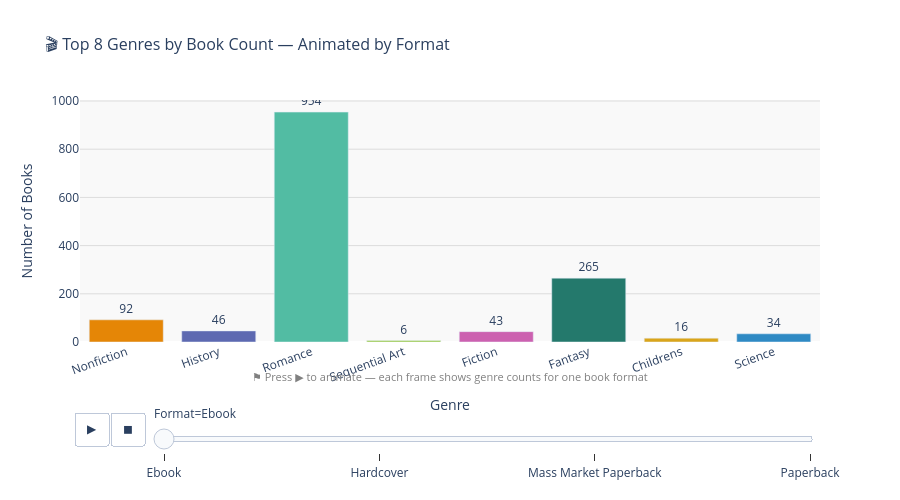

Notebook code for this chart:
### Markdown cell above
### Figure 5 · Top Genres by Book Count — Animated Bar Chart
*Type: Plotly Express animated figure | Animation frame = Book Format*

### Code cell
# ── Figure 5: Animated Bar Chart — Top Genres per Book Format ────────────────
top5_genres  = df['genre'].value_counts().head(8).index.tolist()
top4_formats = df['bookformat'].value_counts().head(4).index.tolist()

df_anim = (df[df['genre'].isin(top5_genres) & df['bookformat'].isin(top4_formats)]
             .groupby(['bookformat', 'genre'], as_index=False)
             .agg(count=('rating','count'), avg_rating=('rating','mean'))
             .round({'avg_rating': 3}))

# Sort genres by overall count for consistent axis order
genre_order = (df_anim.groupby('genre')['count']
                       .sum().sort_values(ascending=False).index.tolist())

fig5 = px.bar(
    df_anim,
    x='genre', y='count',
    animation_frame='bookformat',
    color='genre',
    color_discrete_sequence=px.colors.qualitative.Vivid,
    title='🎬 Top 8 Genres by Book Count — Animated by Format',
    labels={'genre': 'Genre', 'count': 'Number of Books',
            'avg_rating': 'Avg Rating', 'bookformat': 'Format'},
    hover_data={'count': True, 'avg_rating': ':.3f', 'bookformat': False},
    category_orders={'genre': genre_order},
    text='count'
)

fig5.update_traces(
    texttemplate='%{y:,}',
    textposition='outside',
    hovertemplate=(
        '<b>%{x}</b><br>'
        'Books: %{y:,}<br>'
        'Avg Rating: %{customdata[0]:.2f}<extra></extra>'
    )
)

fig5.update_layout(
    title_font_size=16,
    plot_bgcolor='#f9f9f9',
    xaxis=dict(title='Genre', showgrid=False, tickangle=-20),
    yaxis=dict(title='Number of Books', showgrid=True, gridcolor='#ddd'),
    showlegend=False,
    height=500,
    annotations=[dict(
        x=0.5, y=-0.18, xref='paper', yref='paper',
        text='⚑ Press ▶ to animate — each frame shows genre counts for one book format',
        showarrow=False, font=dict(size=11, color='gray')
    )]
)

fig5.layout.updatemenus[0].buttons[0].args[1]['frame']['duration'] = 1200
fig5.layout.updatemenus[0].buttons[0].args[1]['transition']['duration'] = 400

fig5.show()
print("Figure 5 — animated bar chart complete")
print(f"Animation frames: {top4_formats}")

### Figure 1 — Plotly figure (JSON) as saved in the notebook; plotly's stock layout.template omitted (floating-point values rounded to 4 significant figures)
{"data": [{"customdata": [[3.867, "Ebook"]], "hovertemplate": "<b>%{x}</b><br>Books: %{y:,}<br>Avg Rating: %{customdata[0]:.2f}<extra></extra>", "legendgroup": "Nonfiction", "marker": {"color": "rgb(229, 134, 6)", "pattern": {"shape": ""}}, "name": "Nonfiction", "orientation": "v", "showlegend": true, "text": [92.0], "textposition": "outside", "texttemplate": "%{y:,}", "type": "bar", "x": ["Nonfiction"], "xaxis": "x", "y": [92], "yaxis": "y"}, {"customdata": [[3.601, "Ebook"]], "hovertemplate": "<b>%{x}</b><br>Books: %{y:,}<br>Avg Rating: %{customdata[0]:.2f}<extra></extra>", "legendgroup": "History", "marker": {"color": "rgb(93, 105, 177)", "pattern": {"shape": ""}}, "name": "History", "orientation": "v", "showlegend": true, "text": [46.0], "textposition": "outside", "texttemplate": "%{y:,}", "type": "bar", "x": ["History"], "xaxis": "x", "y": [46], "yaxis": "y"}, {"customdata": [[3.759, "Ebook"]], "hovertemplate": "<b>%{x}</b><br>Books: %{y:,}<br>Avg Rating: %{customdata[0]:.2f}<extra></extra>", "legendgroup": "Romance", "marker": {"color": "rgb(82, 188, 163)", "pattern": {"shape": ""}}, "name": "Romance", "orientation": "v", "showlegend": true, "text": [954.0], "textposition": "outside", "texttemplate": "%{y:,}", "type": "bar", "x": ["Romance"], "xaxis": "x", "y": [954], "yaxis": "y"}, {"customdata": [[3.973, "Ebook"]], "hovertemplate": "<b>%{x}</b><br>Books: %{y:,}<br>Avg Rating: %{customdata[0]:.2f}<extra></extra>", "legendgroup": "Sequential Art", "marker": {"color": "rgb(153, 201, 69)", "pattern": {"shape": ""}}, "name": "Sequential Art", "orientation": "v", "showlegend": true, "text": [6.0], "textposition": "outside", "texttemplate": "%{y:,}", "type": "bar", "x": ["Sequential Art"], "xaxis": "x", "y": [6], "yaxis": "y"}, {"customdata": [[3.656, "Ebook"]], "hovertemplate": "<b>%{x}</b><br>Books: %{y:,}<br>Avg Rating: %{customdata[0]:.2f}<extra></extra>", "legendgroup": "Fiction", "marker": {"color": "rgb(204, 97, 176)", "pattern": {"shape": ""}}, "name": "Fiction", "orientation": "v", "showlegend": true, "text": [43.0], "textposition": "outside", "texttemplate": "%{y:,}", "type": "bar", "x": ["Fiction"], "xaxis": "x", "y": [43], "yaxis": "y"}, {"customdata": [[3.932, "Ebook"]], "hovertemplate": "<b>%{x}</b><br>Books: %{y:,}<br>Avg Rating: %{customdata[0]:.2f}<extra></extra>", "legendgroup": "Fantasy", "marker": {"color": "rgb(36, 121, 108)", "pattern": {"shape": ""}}, "name": "Fantasy", "orientation": "v", "showlegend": true, "text": [265.0], "textposition": "outside", "texttemplate": "%{y:,}", "type": "bar", "x": ["Fantasy"], "xaxis": "x", "y": [265], "yaxis": "y"}, {"customdata": [[3.988, "Ebook"]], "hovertemplate": "<b>%{x}</b><br>Books: %{y:,}<br>Avg Rating: %{customdata[0]:.2f}<extra></extra>", "legendgroup": "Childrens", "marker": {"color": "rgb(218, 165, 27)", "pattern": {"shape": ""}}, "name": "Childrens", "orientation": "v", "showlegend": true, "text": [16.0], "textposition": "outside", "texttemplate": "%{y:,}", "type": "bar", "x": ["Childrens"], "xaxis": "x", "y": [16], "yaxis": "y"}, {"customdata": [[3.828, "Ebook"]], "hovertemplate": "<b>%{x}</b><br>Books: %{y:,}<br>Avg Rating: %{customdata[0]:.2f}<extra></extra>", "legendgroup": "Science", "marker": {"color": "rgb(47, 138, 196)", "pattern": {"shape": ""}}, "name": "Science", "orientation": "v", "showlegend": true, "text": [34.0], "textposition": "outside", "texttemplate": "%{y:,}", "type": "bar", "x": ["Science"], "xaxis": "x", "y": [34], "yaxis": "y"}], "layout": {"annotations": [{"font": {"color": "gray", "size": 11}, "showarrow": false, "text": "⚑ Press ▶ to animate — each frame shows genre counts for one book format", "x": 0.5, "xref": "paper", "y": -0.18, "yref": "paper"}], "barmode": "relative", "height": 500, "legend": {"title": {"text": "Genre"}, "tracegroupgap": 0}, "plot_bgcolor": "#f9f9f9", "showlegend": false, "sliders": [{"active": 0, "currentvalue": {"prefix": "Format="}, "len": 0.9, "pad": {"b": 10, "t": 60}, "steps": [{"args": [["Ebook"], {"frame": {"duration": 0, "redraw": true}, "fromcurrent": true, "mode": "immediate", "transition": {"duration": 0, "easing": "linear"}}], "label": "Ebook", "method": "animate"}, {"args": [["Hardcover"], {"frame": {"duration": 0, "redraw": true}, "fromcurrent": true, "mode": "immediate", "transition": {"duration": 0, "easing": "linear"}}], "label": "Hardcover", "method": "animate"}, {"args": [["Mass Market Paperback"], {"frame": {"duration": 0, "redraw": true}, "fromcurrent": true, "mode": "immediate", "transition": {"duration": 0, "easing": "linear"}}], "label": "Mass Market Paperback", "method": "animate"}, {"args": [["Paperback"], {"frame": {"duration": 0, "redraw": true}, "fromcurrent": true, "mode": "immediate", "transition": {"duration": 0, "easing": "linear"}}], "label": "Paperback", "method": "animate"}], "x": 0.1, "xanchor": "left", "y": 0, "yanchor": "top"}], "title": {"font": {"size": 16}, "text": "🎬 Top 8 Genres by Book Count — Animated by Format"}, "updatemenus": [{"buttons": [{"args": [null, {"frame": {"duration": 1200, "redraw": true}, "fromcurrent": true, "mode": "immediate", "transition": {"duration": 400, "easing": "linear"}}], "label": "&#9654;", "method": "animate"}, {"args": [[null], {"frame": {"duration": 0, "redraw": true}, "fromcurrent": true, "mode": "immediate", "transition": {"duration": 0, "easing": "linear"}}], "label": "&#9724;", "method": "animate"}], "direction": "left", "pad": {"r": 10, "t": 70}, "showactive": false, "type": "buttons", "x": 0.1, "xanchor": "right", "y": 0, "yanchor": "top"}], "xaxis": {"anchor": "y", "categoryarray": ["Nonfiction", "History", "Romance", "Sequential Art", "Fiction", "Fantasy", "Childrens", "Science"], "categoryorder": "array", "domain": [0, 1], "showgrid": false, "tickangle": -20, "title": {"text": "Genre"}}, "yaxis": {"anchor": "x", "domain": [0, 1], "gridcolor": "#ddd", "showgrid": true, "title": {"text": "Number of Books"}}}}
